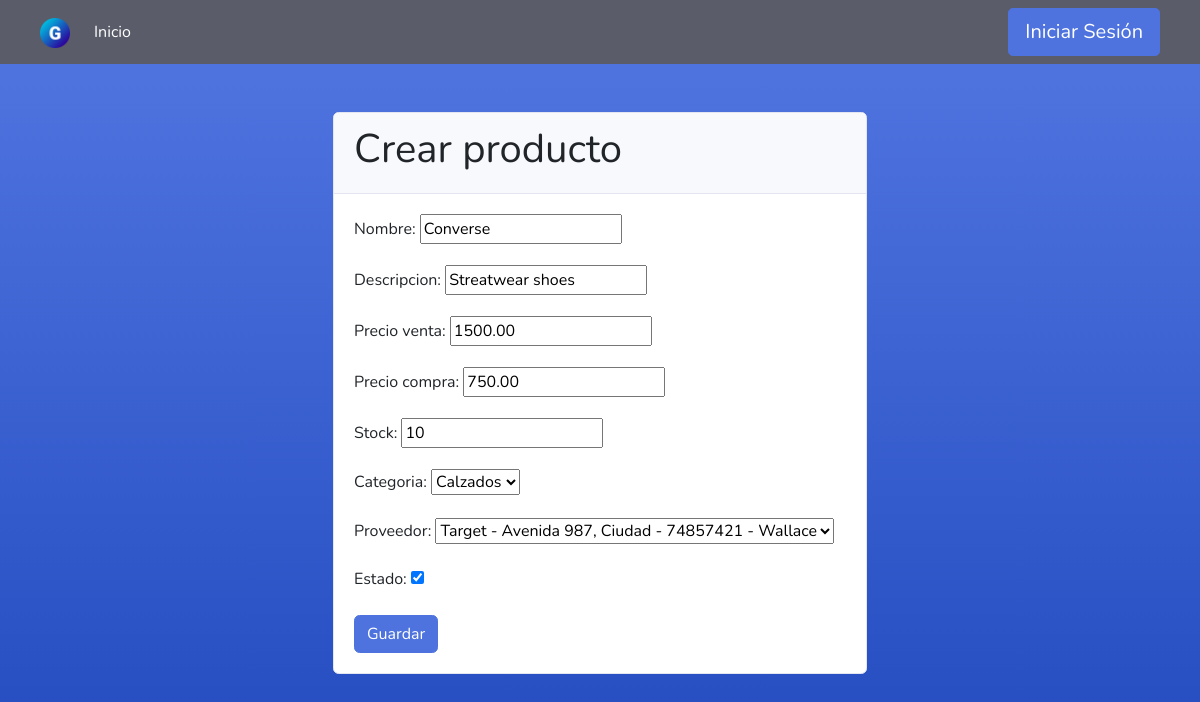
Page /inventario/editar_producto/2/ on the earlier database version.
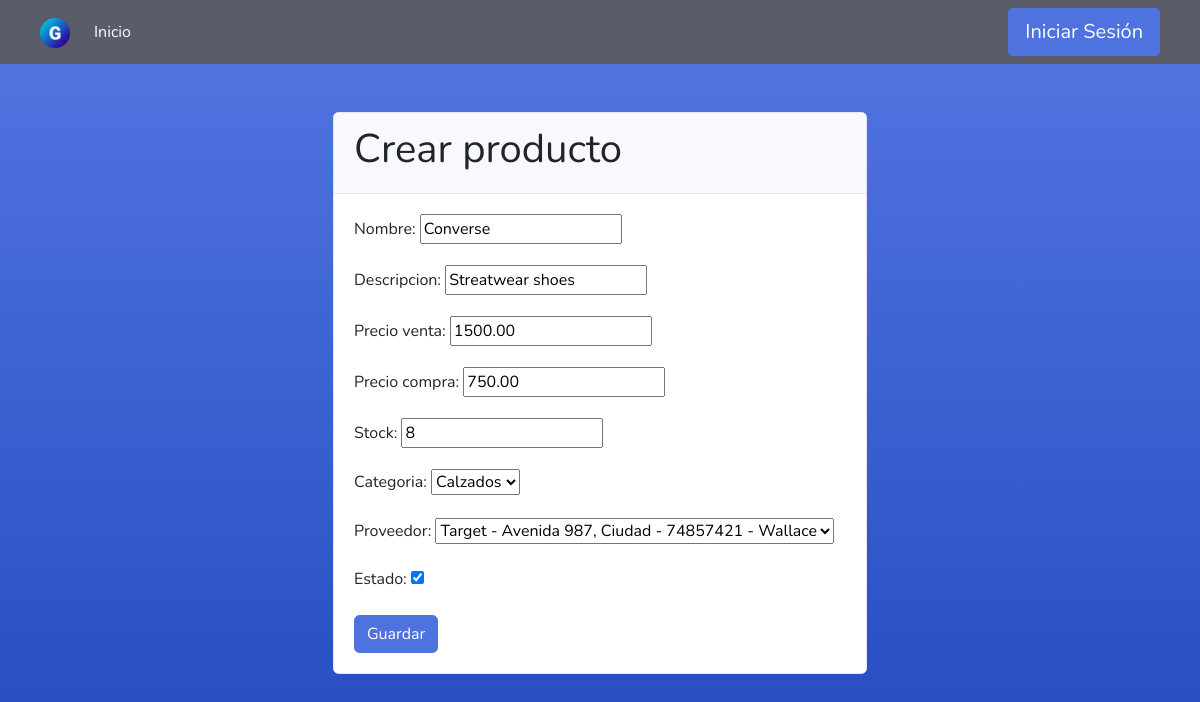
Same page on the later database version.
### inventario/models.py (models this page shows, shortened)
class producto(models.Model):
    id = models.AutoField(primary_key=True)
    nombre = models.CharField(max_length=50)
    descripcion = models.CharField(max_length=50)
    precio_venta = models.DecimalField(max_digits=10, decimal_places=2)
    precio_compra = models.DecimalField(max_digits=10, decimal_places=2)
    stock = models.IntegerField()
    categoria = models.ForeignKey(categoria, on_delete=models.CASCADE)
    proveedor = models.ForeignKey(proveedor, on_delete=models.CASCADE)
    estado = models.BooleanField(default=True)

class categoria(models.Model):
    id = models.AutoField(primary_key=True)
    nombre = models.CharField(max_length=50)
    estado = models.BooleanField(default=True)
    def __str__(self):
        return self.nombre

### compras/models.py (models this page shows)
class proveedor(models.Model):
    id = models.AutoField(primary_key=True)
    nombre = models.CharField(max_length=50)
    direccion = models.CharField(max_length=50)
    telefono = models.CharField(max_length=50)
    contacto_principal = models.CharField(max_length=50)
    estado = models.BooleanField(default=True)
    def __str__(self):
        return self.nombre + ' - ' + self.direccion + ' - ' + self.telefono + ' - ' + self.contacto_principal

### inventario/views.py (the view)
# urls.py: path('editar_producto/<int:id>/', views.editar_producto, name='editar_producto'),
def editar_producto(request, id):
    instance = get_object_or_404(producto, id=id)
    if request.method == 'POST':
        form = productoForm(request.POST, instance=instance)
        if form.is_valid():
            form.save()
            return redirect('listar_productos')
    else:
        form = productoForm(instance=instance)
        return render(request, 'form_create.html', {'form': form, 'modelo': 'producto'})

### inventario/forms.py
class productoForm(forms.ModelForm):
    class Meta:
        model = producto
        fields = ['nombre', 'descripcion', 'precio_venta', 'precio_compra', 'stock', 'categoria', 'proveedor', 'estado']

### gestor_empresarial/utils.py (called while the page is built)
def user_groups_context(request):
    user_groups = []
    if request.user.is_authenticated:
        user_groups = request.user.groups.values_list("name", flat=True)
    return {'user_groups': user_groups}

### templates/form_create.html (shortened to what this page needs)
{% extends 'core.html' %}
{% block content%}
<div class="container mt-5">
    <div class="row justify-content-center">
        <div class="col-md-6">
            <div class="card">
                <div class="card-header">
                    <h1>Crear {{ modelo }}</h1>
                </div>
                <div class="card-body">
                    <form method="post">
                        {{ form.as_p }}
                        <button class="btn btn-primary" type="submit">Guardar</button>
                    </form>
                </div>
            </div>
        </div>
    </div>
</div>
{% endblock %}

Differences in the rows shown:
changed producto "Streatwear shoes": stock "10" → "8"
